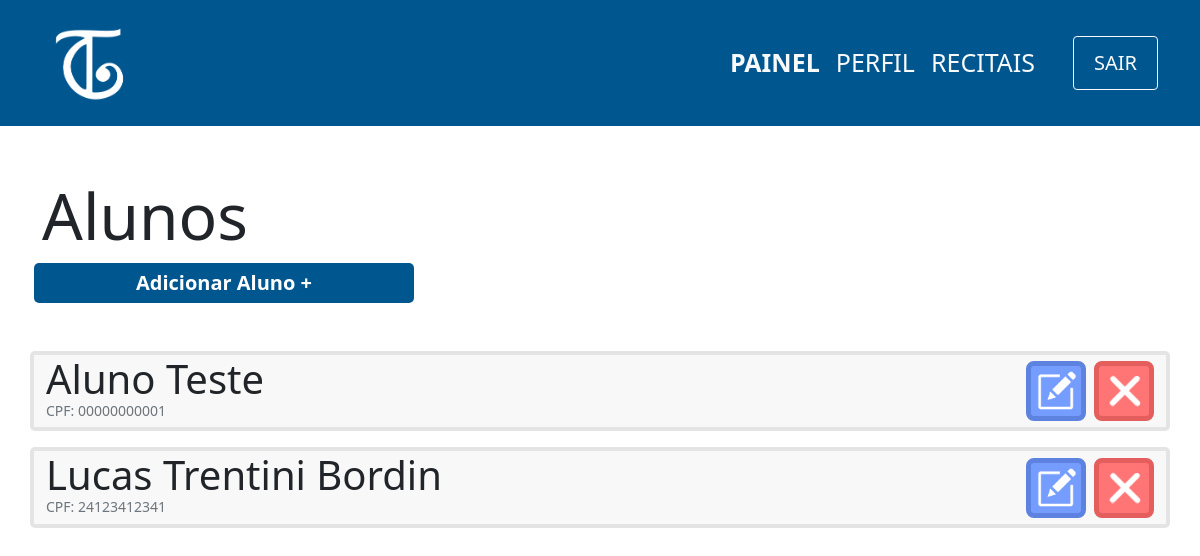
Page /view/aluno/index.php (signed in) on the earlier database version.
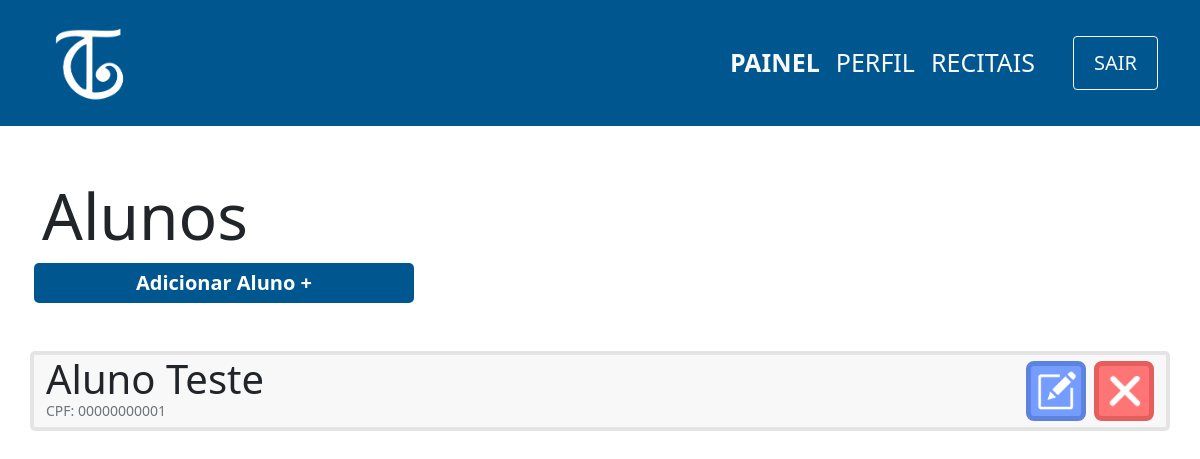
Same page on the later database version.
### tables this page shows
CREATE TABLE aluno(
                id INTEGER PRIMARY KEY,
                cpf varchar(11) not null,
                nome varchar(100) not null,
                username varchar(100) UNIQUE not null,
                responsavel varchar(100),
                data_nasc date not null,
                senha varchar(100) not null,
                email varchar(100) UNIQUE not null                    
            );

### controller/aluno/index.php (called while the page is built)
<?php
    require '../../db/connection.php';
    try {
        $sql=$db->prepare('SELECT nome,id,cpf FROM aluno');
        $sql->execute();
        $alunos=$sql->fetchAll(PDO::FETCH_ASSOC);
    } catch (PDOException $e) {
        echo 'Erro ao executar comando no banco de dados: ' . $e->getMessage();
        exit();
    }

### view/aluno/index.php (the view, shortened to what this page needs)
<?php
    include '../../layouts/navbar.php';
    include '../../controller/aluno/index.php';
?>
<div class="container">
    <div class="row mt-5">
        <h1 class="mt-1 display-3">Alunos</h1>
        <span class="btn-principal col-md-4 col-sm-12 mx-1 text-center mb-5" onclick="location.href='cadastro.php'">
            <a href="cadastro.php">Adicionar Aluno +</a>
        </span>
        <?php
            foreach($alunos as $aluno){
                echo'
                    <div class="col-12 card d-flex flex-row mb-3 justify-content-between">
                        <div class="d-flex flex-column">
                            <p class="m-0 display-6">'.$aluno['nome'].'
                            </p>
                            <p class="m-0 text-muted display-3 mb-2" style="font-size:14px">CPF:
                                '.$aluno['cpf'].'
                            </p>
                        </div>
                        <div class="d-flex align-items-center">
                            <button onclick="location.href=\'edit.php?id='.$aluno['id'].'\';" class="btn-editar mx-2">
                                <img src="../../images/edit-icon.png" width=40px>
                            </button>
                            <button onclick="location.href=\'../../controller/aluno/delete.php?id='.$aluno['id'].'\';" class="btn-remover">
                                <img src="../../images/delete-icon.png" width=40px>
                            </button>
                        </div>
                    </div>';
            }
        ?>
    </div>
</div>

Differences in the rows shown:
removed aluno: nome "Lucas Trentini Bordin", cpf "24123412341"
